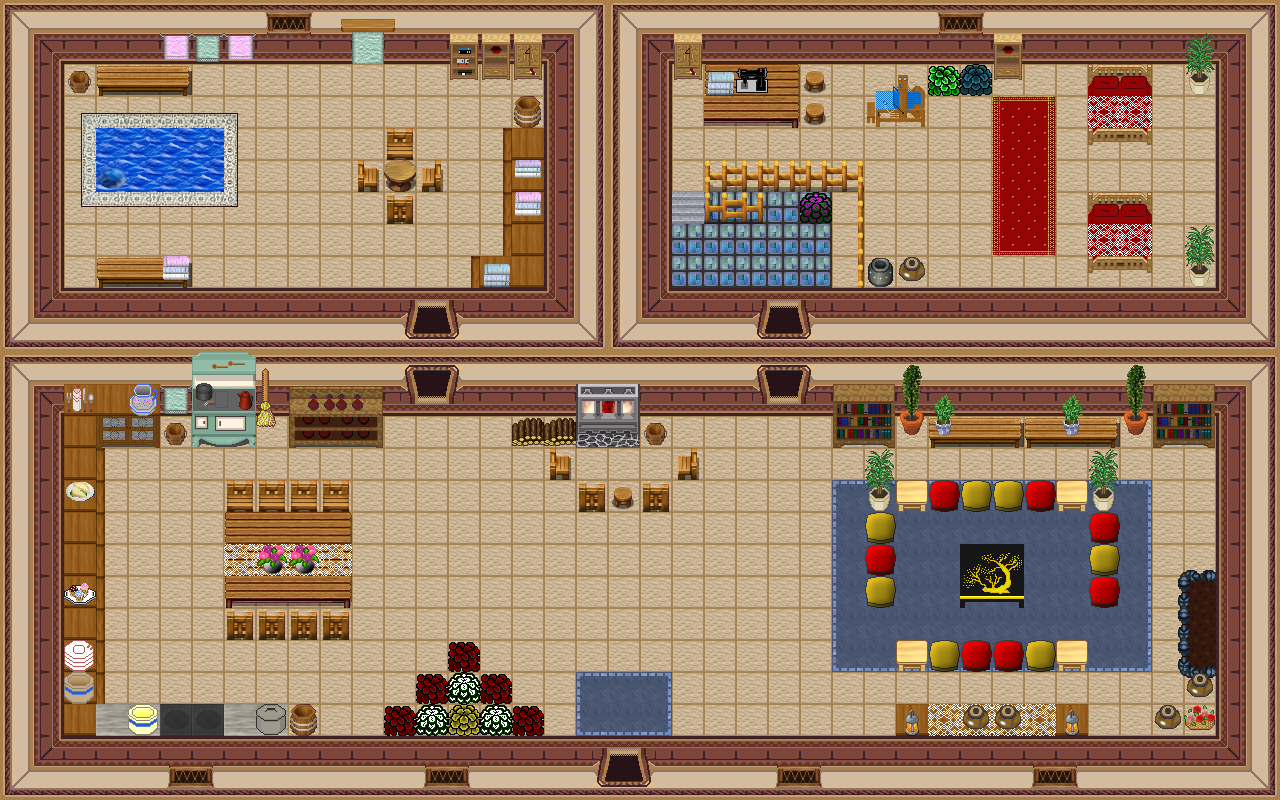

The image is a tile-based game level rendered from a .tmx file. Its description and source (layers, tilesets, objects; grid data summarised) follow:
An orthogonal 40x25 tile map with 32x32 px tiles, 5 tile layers (0_floor, 1_terrain, 2_object, 3_roof, ...), 3 hidden layers not drawn, 55 tilesets.

<map version="1.0" tiledversion="1.1.3" orientation="orthogonal" renderorder="right-down" width="40" height="25" tilewidth="32" tileheight="32" infinite="0" nextobjectid="1">
 <tileset firstgid="1" name="logic/collision" tilewidth="32" tileheight="32" tilecount="1" columns="1">
  <image source="../../tileset/logic/collision.png" width="32" height="32" />
 </tileset>
 <tileset firstgid="2" name="floor oriental tile" tilewidth="32" tileheight="32" tilecount="1" columns="1">
  <image source="../../tileset/ground/indoor/oriental_tan_tile.png" width="32" height="32" />
 </tileset>
 <tileset firstgid="3" name="bluecarpet" tilewidth="32" tileheight="32" tilecount="9" columns="3">
  <image source="../../tileset/furniture/carpet/blue.png" width="96" height="96" />
 </tileset>
 <tileset firstgid="12" name="wall red" tilewidth="32" tileheight="32" tilecount="16" columns="4">
  <image source="../../tileset/building/wall/int_wall_dark_red.png" width="128" height="128" />
 </tileset>
 <tileset firstgid="28" name="int red wall" tilewidth="32" tileheight="32" tilecount="16" columns="4">
  <image source="../../tileset/building/wall/int_wall_dark_red_corners.png" width="128" height="128" />
 </tileset>
 <tileset firstgid="44" name="windows" tilewidth="32" tileheight="32" tilecount="16" columns="4">
  <image source="../../tileset/building/window/int_windows_dark_red.png" width="128" height="128" />
 </tileset>
 <tileset firstgid="60" name="dark red ns" tilewidth="32" tileheight="32" tilecount="12" columns="3">
  <image source="../../tileset/building/entrance/dark_red_ns.png" width="96" height="128" />
 </tileset>
 <tileset firstgid="72" name="brush" tilewidth="32" tileheight="32" tilecount="3" columns="1">
  <image source="../../tileset/item/brush.png" width="32" height="96" />
 </tileset>
 <tileset firstgid="75" name="pot grey" tilewidth="32" tileheight="32" tilecount="1" columns="1">
  <image source="../../tileset/item/pot/pot_grey.png" width="32" height="32" />
 </tileset>
 <tileset firstgid="76" name="pot on stone" tilewidth="32" tileheight="32" tilecount="1" columns="1">
  <image source="../../tileset/item/pot/pot_on_stone.png" width="32" height="32" />
 </tileset>
 <tileset firstgid="77" name="carpets" tilewidth="32" tileheight="32" tilecount="8" columns="4">
  <image source="../../tileset/furniture/carpet/carpets.png" width="128" height="64" />
 </tileset>
 <tileset firstgid="85" name="carpet nain rug" tilewidth="32" tileheight="32" tilecount="16" columns="4">
  <image source="../../tileset/furniture/carpet/nain_rug.png" width="128" height="128" />
 </tileset>
 <tileset firstgid="101" name="carpets rug border" tilewidth="32" tileheight="32" tilecount="9" columns="3">
  <image source="../../tileset/furniture/carpet/rug_border.png" width="96" height="96" />
 </tileset>
 <tileset firstgid="110" name="dishes" tilewidth="32" tileheight="32" tilecount="6" columns="2">
  <image source="../../tileset/furniture/crockery/dishes.png" width="64" height="96" />
 </tileset>
 <tileset firstgid="116" name="dishes knife spoon" tilewidth="32" tileheight="32" tilecount="1" columns="1">
  <image source="../../tileset/furniture/crockery/knife_spoon.png" width="32" height="32" />
 </tileset>
 <tileset firstgid="117" name="pie safe" tilewidth="32" tileheight="32" tilecount="4" columns="2">
  <image source="../../tileset/furniture/kitchen/pie_safe.png" width="64" height="64" />
 </tileset>
 <tileset firstgid="121" name="stove" tilewidth="32" tileheight="32" tilecount="6" columns="2">
  <image source="../../tileset/furniture/kitchen/stove.png" width="64" height="96" />
 </tileset>
 <tileset firstgid="127" name="water" tilewidth="32" tileheight="32" tilecount="30" columns="3">
  <image source="../../tileset/ground/water/dungeon_water.png" width="96" height="320" />
 </tileset>
 <tileset firstgid="157" name="door" tilewidth="32" tileheight="32" tilecount="6" columns="3">
  <image source="../../tileset/building/door/door.png" width="96" height="64" />
 </tileset>
 <tileset firstgid="163" name="stairs blue stone" tilewidth="32" tileheight="32" tilecount="3" columns="3">
  <image source="../../tileset/building/stairs/blue_stone.png" width="96" height="32" />
 </tileset>
 <tileset firstgid="166" name="shelfs" tilewidth="32" tileheight="32" tilecount="12" columns="3">
  <image source="../../tileset/furniture/shelve/pale_book_bottle_shelf.png" width="96" height="128" />
 </tileset>
 <tileset firstgid="178" name="table wooden rectangular" tilewidth="32" tileheight="32" tilecount="9" columns="3">
  <image source="../../tileset/furniture/table/wooden_rectangular.png" width="96" height="96" />
 </tileset>
 <tileset firstgid="187" name="table square pale" tilewidth="32" tileheight="32" tilecount="1" columns="1">
  <image source="../../tileset/furniture/table/square_pale.png" width="32" height="32" />
 </tileset>
 <tileset firstgid="188" name="table with hob pale" tilewidth="32" tileheight="32" tilecount="3" columns="3">
  <image source="../../tileset/furniture/table/table_with_hob_pale.png" width="96" height="32" />
 </tileset>
 <tileset firstgid="191" name="flower baskets" tilewidth="32" tileheight="32" tilecount="3" columns="1">
  <image source="../../tileset/plant/indoor/flower_baskets.png" width="32" height="96" />
 </tileset>
 <tileset firstgid="194" name="flower vase" tilewidth="32" tileheight="32" tilecount="3" columns="3">
  <image source="../../tileset/plant/indoor/flower_vase.png" width="96" height="32" />
 </tileset>
 <tileset firstgid="197" name="oriental plant" tilewidth="32" tileheight="32" tilecount="2" columns="1">
  <image source="../../tileset/plant/indoor/oriental_plant.png" width="32" height="64" />
 </tileset>
 <tileset firstgid="199" name="plant pot" tilewidth="32" tileheight="32" tilecount="3" columns="1">
  <image source="../../tileset/plant/indoor/pot_plant.png" width="32" height="96" />
 </tileset>
 <tileset firstgid="202" name="plant pot 1" tilewidth="32" tileheight="32" tilecount="12" columns="6">
  <image source="../../tileset/plant/indoor/pot_plant_1.png" width="192" height="64" />
 </tileset>
 <tileset firstgid="214" name="whirlpool" tilewidth="32" tileheight="32" tilecount="8" columns="1">
  <image source="../../tileset/ground/water/whirlpool.png" width="32" height="256" />
 </tileset>
 <tileset firstgid="222" name="bench" tilewidth="32" tileheight="32" tilecount="3" columns="3">
  <image source="../../tileset/furniture/table/bench.png" width="96" height="32" />
 </tileset>
 <tileset firstgid="225" name="hosta" tilewidth="32" tileheight="32" tilecount="9" columns="3">
  <image source="../../tileset/plant/bush/hosta.png" width="96" height="96" />
 </tileset>
 <tileset firstgid="234" name="furnace green" tilewidth="32" tileheight="32" tilecount="4" columns="2">
  <image source="../../tileset/building/decoration/furnace.png" width="64" height="64" />
 </tileset>
 <tileset firstgid="238" name="fire" tilewidth="32" tileheight="32" tilecount="27" columns="3">
  <image source="../../tileset/ground/fire/fire.png" width="96" height="288" />
 </tileset>
 <tileset firstgid="265" name="flames" tilewidth="32" tileheight="32" tilecount="6" columns="6">
  <image source="../../tileset/furniture/light/flames.png" width="192" height="32" />
 </tileset>
 <tileset firstgid="271" name="lace" tilewidth="32" tileheight="32" tilecount="2" columns="2">
  <image source="../../tileset/item/textile/lace.png" width="64" height="32" />
 </tileset>
 <tileset firstgid="273" name="towels" tilewidth="32" tileheight="32" tilecount="6" columns="6">
  <image source="../../tileset/item/textile/towels.png" width="192" height="32" />
 </tileset>
 <tileset firstgid="279" name="meals3" tilewidth="32" tileheight="32" tilecount="4" columns="2">
  <image source="../../tileset/item/food/meals_3.png" width="64" height="64" />
 </tileset>
 <tileset firstgid="283" name="barrel" tilewidth="32" tileheight="32" tilecount="2" columns="1">
  <image source="../../tileset/item/pot/barrel.png" width="32" height="64" />
 </tileset>
 <tileset firstgid="285" name="table wooden" tilewidth="32" tileheight="32" tilecount="1" columns="1">
  <image source="../../tileset/furniture/table/wooden.png" width="32" height="32" />
 </tileset>
 <tileset firstgid="286" name="chair wooden" tilewidth="32" tileheight="32" tilecount="5" columns="5">
  <image source="../../tileset/furniture/chair/wooden.png" width="160" height="32" />
 </tileset>
 <tileset firstgid="291" name="fence wooden" tilewidth="32" tileheight="32" tilecount="9" columns="3">
  <image source="../../tileset/building/fence/fence_wooden.png" width="96" height="96" />
 </tileset>
 <tileset firstgid="300" name="pillow red" tilewidth="32" tileheight="32" tilecount="1" columns="1">
  <image source="../../tileset/furniture/bed/pillow_red.png" width="32" height="32" />
 </tileset>
 <tileset firstgid="301" name="pillow yellow" tilewidth="32" tileheight="32" tilecount="1" columns="1">
  <image source="../../tileset/furniture/bed/pillow_yellow.png" width="32" height="32" />
 </tileset>
 <tileset firstgid="302" name="table oriental" tilewidth="32" tileheight="32" tilecount="4" columns="2">
  <image source="../../tileset/furniture/table/oriental_table.png" width="64" height="64" />
 </tileset>
 <tileset firstgid="306" name="shelfs 3" tilewidth="32" tileheight="32" tilecount="6" columns="3">
  <image source="../../tileset/furniture/shelve/bright_bookshelf_and_cupboard.png" width="96" height="64" />
 </tileset>
 <tileset firstgid="312" name="sewing machine" tilewidth="32" tileheight="32" tilecount="1" columns="1">
  <image source="../../tileset/item/sewing_machine.png" width="32" height="32" />
 </tileset>
 <tileset firstgid="313" name="loom" tilewidth="32" tileheight="32" tilecount="4" columns="2">
  <image source="../../tileset/furniture/other/loom.png" width="64" height="64" />
 </tileset>
 <tileset firstgid="317" name="lamp" tilewidth="32" tileheight="32" tilecount="4" columns="4">
  <image source="../../tileset/furniture/light/small_lamp.png" width="128" height="32" />
 </tileset>
 <tileset firstgid="321" name="logic/item/sheepfood" tilewidth="32" tileheight="32" tilecount="1" columns="1">
  <image source="../../tileset/logic/item/sheepfood.png" width="32" height="32" />
 </tileset>
 <tileset firstgid="322" name="dk red detail ns" tilewidth="32" tileheight="32" tilecount="12" columns="3">
  <image source="../../tileset/building/entrance/dark_red_ns_detail.png" width="96" height="128" />
 </tileset>
 <tileset firstgid="334" name="double_red" tilewidth="32" tileheight="32" tilecount="8" columns="2">
  <image source="../../tileset/furniture/bed/double_red.png" width="64" height="128" />
 </tileset>
 <tileset firstgid="342" name="wall/int_rock_blue" tilewidth="32" tileheight="32" tilecount="140" columns="10">
  <image source="../../tileset/building/wall/int_rock_blue.png" width="320" height="448" />
 </tileset>
 <tileset firstgid="482" name="ground_3" tilewidth="32" tileheight="32" tilecount="5" columns="5">
  <image source="../../tileset/ground/ground_3.png" width="160" height="32" />
 </tileset>
 <tileset firstgid="487" name="item/firewood" tilewidth="32" tileheight="32" tilecount="12" columns="3">
  <image source="../../tileset/item/firewood.png" width="96" height="128" />
 </tileset>
 <layer name="0_floor" width="40" height="25">
  <data>[1000 cells, 998 non-empty, 23 distinct tile ids]</data>
 </layer>
 <layer name="1_terrain" width="40" height="25">
  <data>[1000 cells, 620 non-empty, 120 distinct tile ids]</data>
 </layer>
 <layer name="2_object" width="40" height="25">
  <data>[1000 cells, 73 non-empty, 46 distinct tile ids]</data>
 </layer>
 <layer name="3_roof" width="40" height="25">
  <data>[1000 cells, 35 non-empty, 18 distinct tile ids]</data>
 </layer>
 <layer name="4_roof_add" width="40" height="25">
  <data>[1000 cells, 4 non-empty, 1 distinct tile ids]</data>
 </layer>
 <layer name="objects" width="40" height="25" visible="0">
  <data>[1000 cells, 2 non-empty, 1 distinct tile ids]</data>
 </layer>
 <layer name="collision" width="40" height="25" visible="0" opacity="0.35">
  <data>[1000 cells, 504 non-empty, 1 distinct tile ids]</data>
 </layer>
 <layer name="protection" width="40" height="25" visible="0">
  <data>[1000 cells, 0 non-empty, 0 distinct tile ids]</data>
 </layer>
</map>
